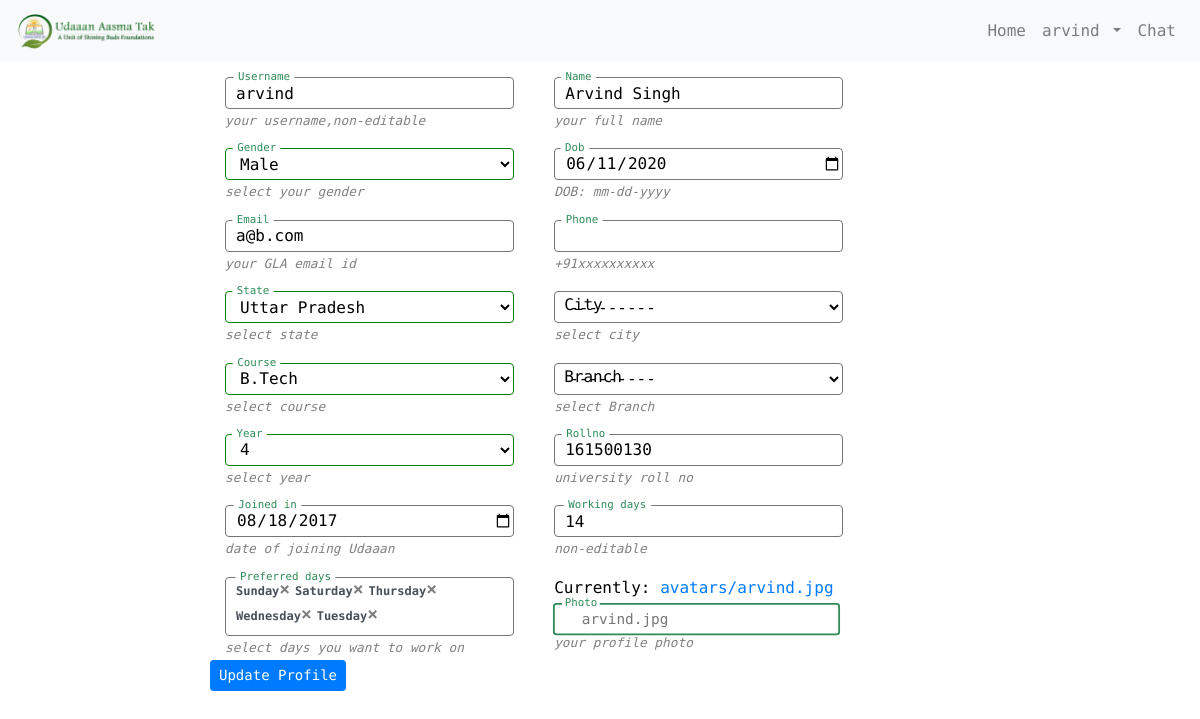
The app's page /memberupdate/arvind (signed in), older data.
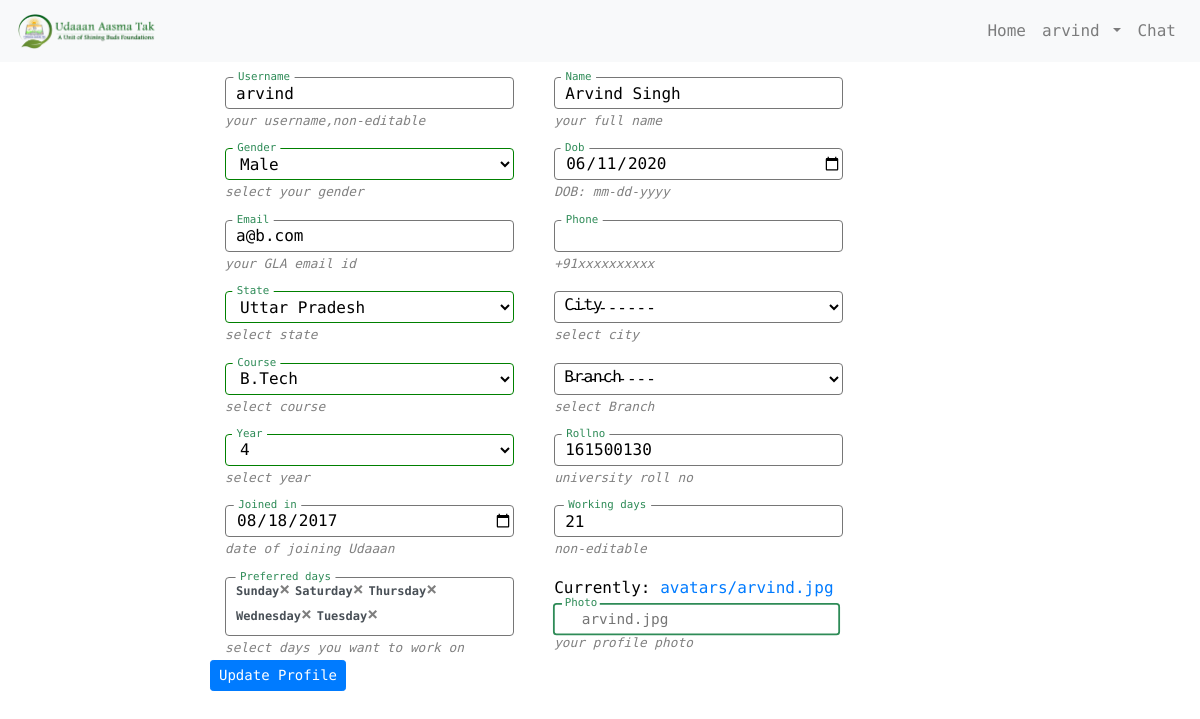
The same page, newer data.
### members/models.py (models this page shows, shortened)
class GLAMember(models.Model):
  gender_choices = (
    ("",""),
    ('Male','Male'),
    ('Female','Female'),
    ('Other','Other')
  )
  user = models.OneToOneField(User, on_delete=models.CASCADE,null=True)
  username  = models.CharField(max_length=50,null=True,help_text='your username,non-editable')
  name      = models.CharField(max_length=50,null=True,help_text='your full name')
  gender    = models.CharField(max_length=8,choices=gender_choices,null=True,help_text='select your gender')
  dob       = models.DateField(null=True,auto_now=False, auto_now_add=False,help_text='DOB: mm-dd-yyyy')
  email     = models.EmailField(max_length=50,null=True,help_text='your GLA email id')
  phone_regex = RegexValidator(regex=r'^\+?1?\d{9,13}$',
            message="Phone number must be entered in the format: +91xxxxxxxxxx")
  phone = models.CharField(validators=[phone_regex], max_length=13, blank=True,help_text='+91xxxxxxxxxx') # validators should be a list
  state = models.ForeignKey(State,null=True, on_delete=models.CASCADE,help_text='select state')
  city = models.ForeignKey(City,null=True, on_delete=models.CASCADE,help_text='select city')
  course = models.ForeignKey(Course,null=True, on_delete=models.CASCADE, help_text='select course')
  branch  = models.ForeignKey(Branch,null=True, on_delete=models.CASCADE,help_text='select Branch')
  year = models.IntegerField(null=True,choices=(("",""),(1,1),(2,2),(3,3),(4,4)),help_text='select year')
  rollno = models.IntegerField(null=True,help_text='university roll no')
  joined_in = models.DateField(null=True,auto_now=False, auto_now_add=False,help_text='date of joining Udaaan')
  working_days = models.IntegerField(default=0,null=True,blank=True,help_text='non-editable')
  preferred_days = models.ManyToManyField(Day,help_text='select days you want to work on')
  photo = models.ImageField(upload_to=store_file_name,null=True,help_text='your profile photo')
  def get_absolute_url(self):
      return reverse('memberdetails', kwargs={'slug': self.username})
  @property
  def ismoderator(self):
    return self.user.groups.filter(name='Moderators').exists()
  class Meta:
    verbose_name = 'GLA Member'
    verbose_name_plural = 'GLA Members'

### members/views.py (the view)
# urls.py: path('memberupdate/<slug:slug>',MemberUpdateView.as_view(),name='memberupdate'),
class MemberUpdateView(LoginRequiredMixin,UpdateView):
  login_url = reverse_lazy('login')
  model = GLAMember
  fields = ['username','name','gender','dob','email','phone','state','city','course','branch','year','rollno','joined_in',
              'working_days','preferred_days','photo']
  slug_field = 'username'
  template_name = 'membercreate.htm'
  def get(self,request,*args,**kwargs):
    if not GLAMember.objects.filter(user=request.user).exists():
      return redirect('membercreate')
    if not str(kwargs.get('slug')) == str(request.user):
      return HttpResponse('You are NOT authorised to edit other members details')
    return super(MemberUpdateView,self).get(request,*args,**kwargs)
  def get_form(self,*args,**kwargs):
    form =  super().get_form(*args,**kwargs)
    print(len(str(form)))
    form.fields['city'].queryset = City.objects.none()
    form.fields['branch'].queryset = Branch.objects.none()
    form.fields['dob'].widget = DateInput(attrs={'type':'date'})
    form.fields['joined_in'].widget = DateInput(attrs={'type':'date'})
    return form

### members/models.py (called while the page is built)
  def __str__(self):
    return self.state

  def __str__(self):
    return self.city

  def __str__(self):
      return self.course

  def __str__(self):
      return self.branch

  def __str__(self):
    return self.day

### members/templates/membercreate.htm (shortened to what this page needs)
{% extends 'base.htm' %}
{% block content %}
<div class="row no-gutters" style="background: none;">
    <div class="col-md-8 offset-md-2 col-sm-12" style="background: none;">
    <form method="POST" enctype="multipart/form-data" data-branches-url="{% url 'ajax_load_branches' %}">{% csrf_token %}
        {% for field in form %}
          {% if not forloop.counter|divisibleby:2 %}
            <div class="form-row no-gutters" style="background-color: none;">
          {% endif %}
          <div class="col-md-5 col-sm-12" style="background-color: none;">
            <div class="inputDiv">
                {{ field}}
                <label for='{{ field.id_for_label }}'>{{ field.label }}</label>
                {% if field.errors %}
                  {% for error in field.errors %}
                    <p style="color:red"><i><small>{{ error }}</small></i></p>
                  {% endfor %}
                {% else %}
                  {% if field.help_text %}
                    <p class="help-text"><i><small class="help-block" style="color:grey">{{ field.help_text }}</small></i></p>
                  {% endif %}
                {% endif %}
            </div>
          </div>
          {% if forloop.counter|divisibleby:2 %}
            </div>
          {% endif %}
        {% endfor %}
        {% if request.path == '/membercreate' %}
          <button type="submit" class="btn btn-sm btn-success">Create Profile</button>
        {% else %}
          <button type="submit" class="btn btn-sm btn-primary">Update Profile</button>
        {% endif %}
    </form>
   </div>
</div>
{% endblock %}

Row changes from the older to the newer data that the page shows:
changed GLAMember "Currently: avatars/arvind.jpg Change:": working_days "14" → "21"
